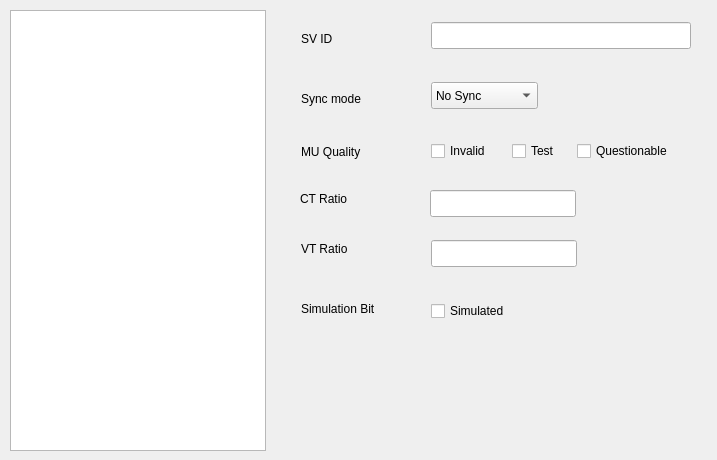
    <widget class="QWidget" name="tpMU_4">
     <attribute name="title">
      <string>MU4</string>
     </attribute>
     <widget class="QTableWidget" name="tbMU_4">
      <property name="geometry">
       <rect>
        <x>10</x>
        <y>10</y>
        <width>256</width>
        <height>441</height>
       </rect>
      </property>
     </widget>
     <widget class="QLineEdit" name="edtSvId_4">
      <property name="geometry">
       <rect>
        <x>431</x>
        <y>22</y>
        <width>260</width>
        <height>27</height>
       </rect>
      </property>
     </widget>
     <widget class="QCheckBox" name="chkqQues_4">
      <property name="geometry">
       <rect>
        <x>577</x>
        <y>140</y>
        <width>131</width>
        <height>22</height>
       </rect>
      </property>
      <property name="text">
       <string>Questionable</string>
      </property>
     </widget>
     <widget class="QCheckBox" name="chkqInvalid_4">
      <property name="geometry">
       <rect>
        <x>431</x>
        <y>140</y>
        <width>75</width>
        <height>22</height>
       </rect>
      </property>
      <property name="text">
       <string>Invalid</string>
      </property>
     </widget>
     <widget class="QCheckBox" name="chkqTest_4">
      <property name="geometry">
       <rect>
        <x>512</x>
        <y>140</y>
        <width>59</width>
        <height>22</height>
       </rect>
      </property>
      <property name="text">
       <string>Test</string>
      </property>
     </widget>
     <widget class="QLineEdit" name="edtCTr_4">
      <property name="geometry">
       <rect>
        <x>430</x>
        <y>190</y>
        <width>146</width>
        <height>27</height>
       </rect>
      </property>
     </widget>
     <widget class="QLineEdit" name="edtVTr_4">
      <property name="geometry">
       <rect>
        <x>431</x>
        <y>240</y>
        <width>146</width>
        <height>27</height>
       </rect>
      </property>
     </widget>
     <widget class="QComboBox" name="cmbSyncMode_4">
      <property name="geometry">
       <rect>
        <x>431</x>
        <y>82</y>
        <width>107</width>
        <height>27</height>
       </rect>
      </property>
      <item>
       <property name="text">
        <string>No Sync</string>
       </property>
      </item>
      <item>
       <property name="text">
        <string>Local Sync</string>
       </property>
      </item>
      <item>
       <property name="text">
        <string>Global Sync</string>
       </property>
      </item>
     </widget>
     <widget class="QLabel" name="lblQuality_4">
      <property name="geometry">
       <rect>
        <x>301</x>
        <y>143</y>
        <width>78</width>
        <height>17</height>
       </rect>
      </property>
      <property name="text">
       <string>MU Quality</string>
      </property>
     </widget>
     <widget class="QLabel" name="lblVTr_4">
      <property name="geometry">
       <rect>
        <x>301</x>
        <y>240</y>
        <width>59</width>
        <height>17</height>
       </rect>
      </property>
      <property name="text">
       <string>VT Ratio</string>
      </property>
     </widget>
     <widget class="QLabel" name="lblSvId_4">
      <property name="geometry">
       <rect>
        <x>301</x>
        <y>30</y>
        <width>36</width>
        <height>17</height>
       </rect>
      </property>
      <property name="text">
       <string>SV ID</string>
      </property>
     </widget>
     <widget class="QLabel" name="lblCTr_4">
      <property name="geometry">
       <rect>
        <x>300</x>
        <y>190</y>
        <width>59</width>
        <height>17</height>
       </rect>
      </property>
      <property name="text">
       <string>CT Ratio</string>
      </property>
     </widget>
     <widget class="QLabel" name="lblSyncMode_4">
      <property name="geometry">
       <rect>
        <x>301</x>
        <y>90</y>
        <width>74</width>
        <height>17</height>
       </rect>
      </property>
      <property name="text">
       <string>Sync mode</string>
      </property>
     </widget>
     <widget class="QLabel" name="lblSimu_4">
      <property name="geometry">
       <rect>
        <x>301</x>
        <y>300</y>
        <width>94</width>
        <height>17</height>
       </rect>
      </property>
      <property name="text">
       <string>Simulation Bit</string>
      </property>
     </widget>
     <widget class="QCheckBox" name="chk_Simu_4">
      <property name="geometry">
       <rect>
        <x>431</x>
        <y>300</y>
        <width>101</width>
        <height>22</height>
       </rect>
      </property>
      <property name="text">
       <string>Simulated</string>
      </property>
     </widget>
    </widget>
